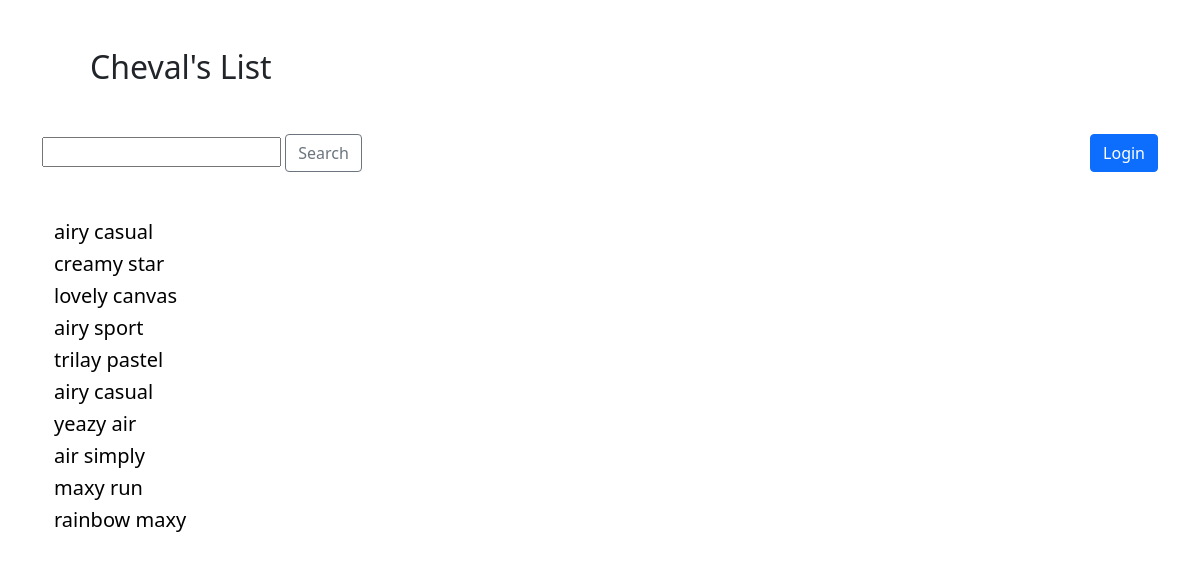
/latihan6a/index.php, run on the app's committed database.
### tables this page shows
CREATE TABLE `shoes` (
  `id_barang` int(11) NOT NULL,
  `picture` varchar(50) NOT NULL,
  `name` varchar(50) NOT NULL,
  `description` varchar(250) NOT NULL,
  `price` varchar(50) NOT NULL,
  `category` varchar(50) NOT NULL
);

### latihan6a/php/functions.php (called while the page is built, shortened)
<?php
function koneksi() {
    $conn = mysqli_connect("localhost", "root", "");
    mysqli_select_db($conn, "pw_tubes_203040104");
    return $conn;
}
function query($sql) {
    $conn = koneksi();
    $result = mysqli_query($conn, $sql);
    $rows = [];
    while ($row = mysqli_fetch_assoc($result)) {
        $rows[] = $row;
    }
    return $rows;
}
?>

### latihan6a/index.php (the view, shortened to what this page needs)
<?php
require 'php/functions.php';
$shoes = query("SELECT * FROM shoes");
if (isset($_GET["cari"])) {
    $keyword = $_GET["keyword"];
    $shoes = query("SELECT * FROM shoes WHERE name LIKE '%$keyword%'");
} else {
    $shoes = query("SELECT * FROM shoes");
}
?>
<!doctype html>
<html lang="en">
<head>
    <link rel="stylesheet" href="css/bootstrap.min.css">
    <link rel="stylesheet" href="css/style.css">
</head>
<body>
<div class="container my-5">
    <h2 class="mx-5 my-5">Cheval's List</h2>
    <div class="login mb-4 float-sm-end">
        <a href="php/login.php">
            <button type="button" class="btn btn-primary">Login</button>
        </a>
    </div>
    <form action="" method="get">
        <input type="text" name="keyword" autofocus>
        <button type="submit" name="cari" class="btn btn-outline-secondary">Search</button>
    </form>
<div class="container my-5">
    <?php foreach($shoes as $shoe) : ?>
        <h5 class="name">
            <a href="php/detail.php?id=<?= $shoe['id_barang']?>">
                <?= $shoe["name"]; ?>
            </a>
        </h5>
    <?php endforeach; ?>
</div>
</body>
</html>

### latihan6a/css/style.css (style rules this page uses)
.name a { text-decoration: none; color: black; }
a { text-decoration: none; }

### data on the page
shoes: name "airy casual"
shoes: name "creamy star"
shoes: name "lovely canvas"
shoes: name "airy sport"
shoes: name "trilay pastel"
shoes: name "airy casual"
shoes: name "yeazy air"
shoes: name "air simply"
shoes: name "maxy run"
shoes: name "rainbow maxy"
